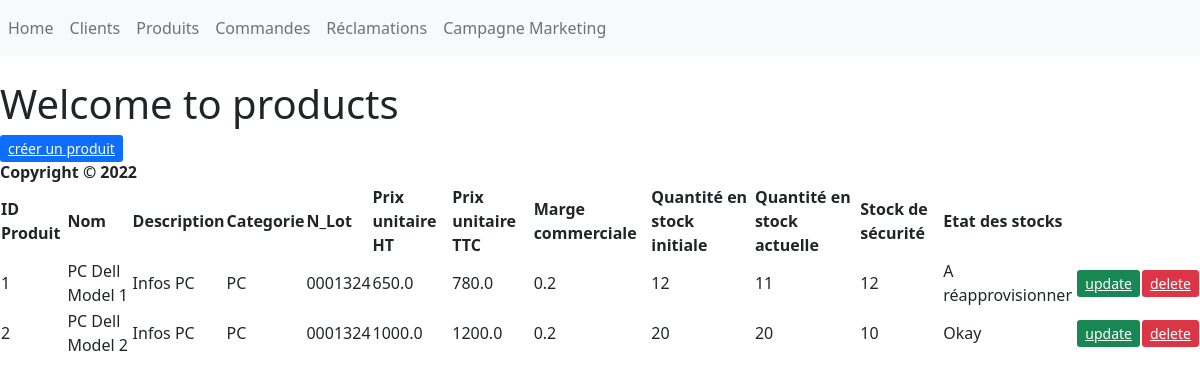
Before: /Produits/ with the older database file.
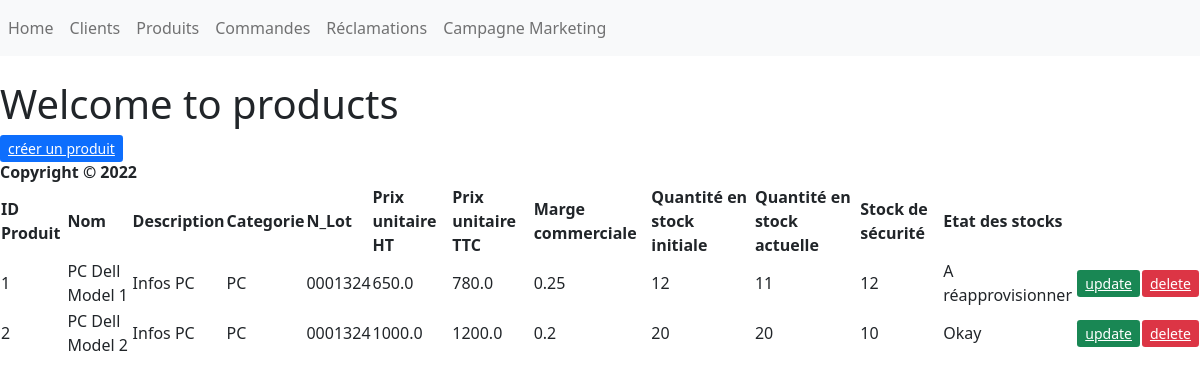
After: the same page with the newer database file.
### Main/models.py (models this page shows, shortened)
class Product(models.Model):
    CATEGORY_CHOICES=(('Informatique','Informatique'),('Téléphonie','Téléphonie'),('Objets connectés','Objets connectés'),('TV & Home cinéma','TV & Home cinéma'))
    name=models.CharField(max_length=200, null=True)
    description=models.CharField(max_length=200, null=True)
    category=models.CharField(max_length=200, null=True,choices=CATEGORY_CHOICES)
    n_lot=models.CharField(max_length=200, null=True)
    price_pdt_HT=models.FloatField(null=True)
    commercial_margin=models.FloatField(null=True)
    stock_q=models.IntegerField(null=True)
    stock_security=models.IntegerField(null=True)
    @property
    def price_pdt_TTC(self):
        TAUX_TVA=1.2
        return self.price_pdt_HT*TAUX_TVA
    @property
    def stock_q_actuel(self):
        my_orders=Order.objects.filter(product__id=self.id)
        return self.stock_q-my_orders.count()
    @property
    def stock_status(self):#for particular product order total
        if self.stock_q_actuel < self.stock_security:
            stock_res="A réapprovisionner"
        else:
            stock_res="Okay"
        return stock_res

### Main/views.py (the view)
# urls.py: path('Produits/', products, name='products_page'),
def products(request):
    my_product=Product.objects.all()
    context={"my_product": my_product}
    return render(request,'Main/products.html',context)

### Main/Templates/Main/products.html
{% extends "main/base.html" %}
{% block content %}
    <header>
        <h1> Welcome to products </h1>
    </header>
<a class="btn-primary btn-sm" href="{% url 'products_create' %}" role="button">créer un produit</a>
<table>
    <thead>
        <th>ID Produit</th>
        <th>Nom</th>
        <th>Description</th>
        <th>Categorie</th>
        <th>N_Lot</th>
        <th>Prix unitaire HT</th>
        <th>Prix unitaire TTC</th>
        <th>Marge commerciale</th>
        <th>Quantité en stock initiale</th>
        <th>Quantité en stock actuelle</th>
        <th>Stock de sécurité</th>
        <th>Etat des stocks</th>
    </thead>
    <tbody>
        {% for my_product_item in my_product %}
        <tr>
            <td>{{my_product_item.pk}}</td>
            <td>{{my_product_item.name}}</td>
            <td>{{my_product_item.description}}</td>
            <td>{{my_product_item.category}}</td>
            <td>{{my_product_item.n_lot}}</td>
            <td>{{my_product_item.price_pdt_HT}}</td>
            <td>{{my_product_item.price_pdt_TTC}}</td>
            <td>{{my_product_item.commercial_margin}}</td>
            <td>{{my_product_item.stock_q}}</td>
            <td>{{my_product_item.stock_q_actuel}}</td>
            <td>{{my_product_item.stock_security}}</td>
            <td>{{my_product_item.stock_status}}</td>
            <td><a class="btn-success btn-sm" href="{% url 'update_product' my_product_item.id %}" role="button">update</a></td>
            <td><a class="btn-danger btn-sm" href="{% url 'delete_product' my_product_item.id %}" role="button">delete</a></td>
        </tr>
        {% endfor %}
    </tbody>
{% endblock content %}

Changed rows visible on the page:
changed Product "PC Dell Model 1": commercial_margin "0.2" → "0.25"
